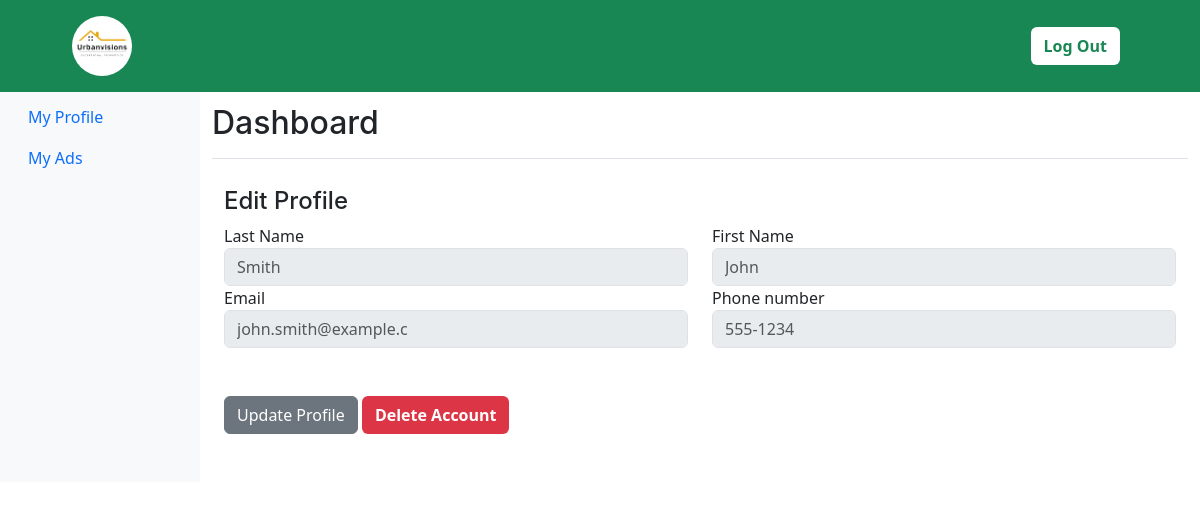
The page /profile.php (signed in) on the database as committed earlier.
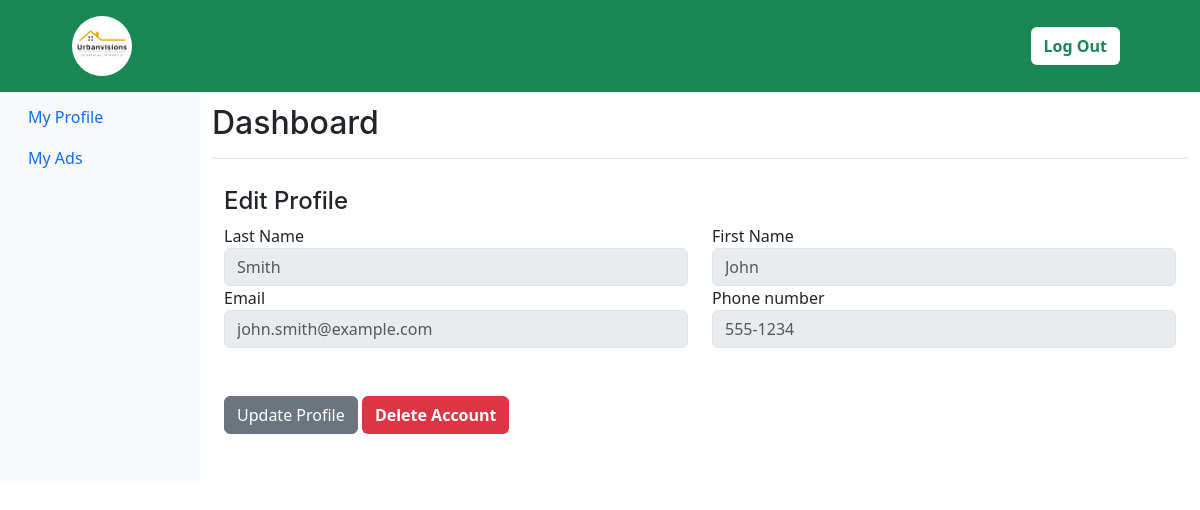
The same page on the database as committed later.
### tables this page shows
CREATE TABLE client (
    id_client  INT NOT NULL PRIMARY KEY AUTO_INCREMENT,
    LName    VARCHAR(50),
    Name VARCHAR(20),
    Email   VARCHAR(100),
    Password     VARCHAR(100),
    PhoneN  VARCHAR(20)
    
);

### profile.php (the view, shortened to what this page needs)
<?php
require "dabase.php";
?>
<!doctype html>
<html lang="en">
<head>
  <link rel="stylesheet" href="./style.css">
  <link href="https://cdn.jsdelivr.net/npm/bootstrap@5.3.0-alpha1/dist/css/bootstrap.min.css" rel="stylesheet">
</head>
<body>
  <nav class="site-nav">
    <div class="site-navigation d-flex justify-content-between fixed-top py-3 px-5 align-items-center" style="background-color:#198754;">
      <a href="index.php" class="logo ms-4 rounded-circle bg-white"><img src="./img/logo.png" height="60px"></a>
      <ul class="js-clone-nav me-4 align-items-center d-flex text-center site-menu list-unstyled">
        <li class='me-2'><button class='btn w-100 bg-white'><a href='./SignOut.php' class='text-success fw-bold text-decoration-none'>Log Out</a></button></li>
      </ul>
    </div>
  </nav>
  <div class="container-fluid cont">
    <div class="row">
      <nav id="sidebarMenu" class="col-md-3 col-lg-2 d-md-block bg-light sidebar collapse">
        <div class="position-sticky pt-3 sidebar-sticky">
          <ul class="nav flex-column">
            <li class="nav-item">
              <a class="nav-link active" aria-current="page" href="#">
                My Profile
              </a>
            </li>
            <li class="nav-item">
              <a class="nav-link" href="./myAds.php">
                My Ads
              </a>
            </li>
          </ul>
        </div>
      </nav>
      <main class="col-md-9 ms-sm-auto d-lg-block col-lg-10">
        <div class="d-flex justify-content-between flex-wrap flex-md-nowrap align-items-center mb-5 pb-2 border-bottom">
          <h1 class="h2 mb-2 pt-4">Dashboard</h1>
        </div>
        <div class="content mt-5 pt-1">
          <div class="container mt-5">
            <div class="row py-5">
              <div class="col-lg-12 col-md-12">
                <div class="header">
                  <h4 class="title">Edit Profile</h4>
                </div>
                <div class="content">
                  <?php
                  $query = "SELECT * FROM client WHERE id_client= {$_SESSION['id_client']}";
                  $query_run = $conn->query($query);
                  if ($query_run !== false && $query_run->num_rows > 0) {
                    $user_info = $query_run->fetch_assoc();
                  } else {
                    echo "Error fetching user information: " . $conn->connect_error;
                  }
                  ?>
                  <form action="" method="post">
                    <div class="row">
                      <div class="col-md-6">
                        <div class="form-group">
                          <label>Last Name</label>
                          <input type="text" name="LName" class="form-control border-input toEdit" placeholder="<?php echo $user_info['LName']; ?>" value="" disabled>
                        </div>
                      </div>
                      <div class="col-md-6">
                        <div class="form-group">
                          <label>First Name</label>
                          <input type="text" name="Name" class="form-control border-input toEdit" placeholder="<?php echo $user_info['Name']; ?>" value="" disabled>
                        </div>
                      </div>
                    </div>
                    <div class="row">
                      <div class="col-md-6">
                        <div class="form-group">
                          <label>Email</label>
                          <input type="email" name="Email" class="form-control border-input" placeholder="<?php echo $user_info['Email']; ?>" value="" disabled>
                        </div>
                      </div>
                      <div class="col-md-6">
                        <div class="form-group">
                          <label>Phone number</label>
                          <input type="tel" name="PhoneN" class="form-control border-input toEdit" placeholder="<?php echo $user_info['PhoneN']; ?>" value="" disabled>
                        </div>
                      </div>
                    </div>
                    <div class="mt-5">
                      <button type="button" id="update-btn" class="btn btn-secondary btn-fill btn-wd">Update Profile</button>
                      <button class='btn  bg-danger'><a href='./deleteAcc.php' class='text-white fw-bold text-decoration-none'>Delete Account</a></button>
                    </div>
                  </form>
                </div>
              </div>
            </div>
          </div>
        </div>
    </div>
  </div>
</body>
</html>

### style.css (style rules this page uses)
:root { --primary: #00B98E; --secondary: #FF6922; --light: #EFFDF5; --dark: #0E2E50; }
.cont { margin-top:5rem; }
.site-nav { padding-top: 20px; padding-bottom: 20px; position: absolute; top: 0; z-index: 9; width: 100%; }
.site-nav .site-navigation .site-menu { margin-bottom: 0; }
.site-nav .site-navigation .site-menu > li { display: inline-block; }
h1, .h1, h2, .h2, h3, .h3, h4, .h4, h5, .h5, h6, .h6 { margin-top: 0; margin-bottom: 0.5rem; font-family: "Inter",sans-serif; font-weight: 700; line-height: 1.2; }
.btn { transition: .5s; }
.btn.btn-primary, .btn.btn-secondary { color: #FFFFFF; }
@media (min-width: 992px) { .header { margin-top: -120px; } }

Rows that differ between the two databases and show on the page:
changed client "Smith": Email "john.smith@example.c" → "john.smith@example.com"
